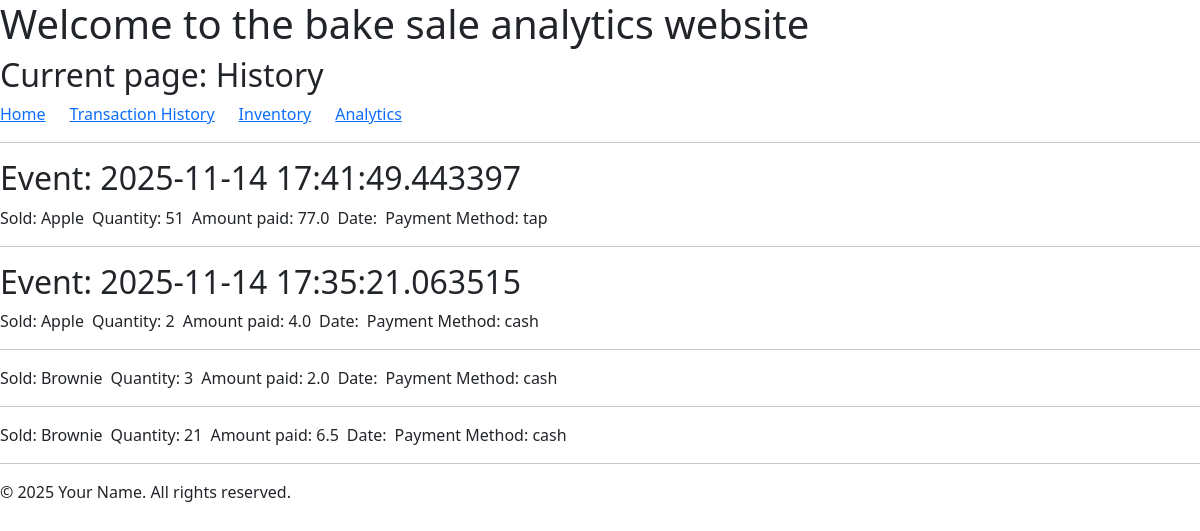
The app's page /history with its own data.
### tables this page shows
CREATE TABLE events (
id INTEGER PRIMARY KEY AUTOINCREMENT, startDate DATETIME, endDate DATETIME);

CREATE TABLE sales (
   id INTEGER PRIMARY KEY AUTOINCREMENT,
   event_id INTEGER NOT NULL,
   item TEXT NOT NULL,
   quantity INTEGER CHECK (quantity >= 0),
   amtPaid REAL CHECK (amtPaid >= 0),
   saleDate DATETIME NOT NULL,
   paymentMethod TEXT NOT NULL,
   FOREIGN KEY (event_id) REFERENCES events(id) ON UPDATE CASCADE
);

### app.py (the view)
@app.route("/history")
def history():
    rows = db.execute("SELECT events.id, events.startDate, events.endDate, sales.event_id, sales.item, sales.quantity, sales.amtPaid, sales.saleDate, sales.paymentMethod FROM sales JOIN events ON (events.id = sales.event_id) ORDER BY sales.event_id DESC")
    events = {}
    for row in rows:
        print("THIS IS THE ROW", row)
        eventId = row["event_id"]
        if eventId not in events:
            events[eventId] = {"eventStart":row["startDate"],
                                   "eventEnd": row["endDate"],
                                   "sales": []
                                   }
        events[eventId]["sales"].append({"item": row["item"],
                                    "quantity": row["quantity"],
                                    "amtPaid": row["amtPaid"],
                                    "saleDate": row["saleDate"],
                                    "paymentMethod": row["paymentMethod"]
                                    })
    return render_template("history.html", events = events)

### templates/history.html
{% extends "layout.html" %}
{% block title %}
History
{% endblock %}
{% block body %}
<div>
    {% for event_id, event in events.items() %}
        <h2>Event: {{event.eventStart}}</h2>
        {% for sale in event.sales %}
            <div class="d-flex gap-2">
                <text>Sold: {{sale.item}}</text>
                <text>Quantity: {{sale.quantity}}</text>
                <text>Amount paid: {{sale.amtPaid}}</text>
                <text>Date: {{sale.date}}</text>
                <text>Payment Method: {{sale.paymentMethod}}</text>
            </div>
            <hr>
        {% endfor %}
    {% endfor %}
</div>
{% endblock %}

### templates/layout.html (shortened to what this page needs)
<!DOCTYPE html>
<html lang="en">
<head>
    <link href="https://cdn.jsdelivr.net/npm/bootstrap@5.3.8/dist/css/bootstrap.min.css" rel="stylesheet">
    <link rel="stylesheet" href="static/css/styles.css">
</head>
<body>
    <header>
        <h1>Welcome to the bake sale analytics website</h1>
        <h2>Current page: {{self.title()}}</h2>
    </header>
    <main>
        <div class="d-flex gap-4">
            <a href="/">Home</a>
            <a href="/history">Transaction History</a>
            <a href="/inventory">Inventory</a>
            <a href="/analytics">Analytics</a>
        </div>
        <hr>
        {% block body %}{% endblock %}
    </main>
    <footer>
        <p>&copy; 2025 Your Name. All rights reserved.</p>
    </footer>
</body>
</html>

### records on screen
events: eventStart "2025-11-14 17:41:49.443397"
sales: item "Apple", quantity "51", amtPaid "77.0", paymentMethod "tap"
events: eventStart "2025-11-14 17:35:21.063515"
sales: item "Apple", quantity "2", amtPaid "4.0", paymentMethod "cash"
sales: item "Brownie", quantity "3", amtPaid "2.0", paymentMethod "cash"
sales: item "Brownie", quantity "21", amtPaid "6.5", paymentMethod "cash"
